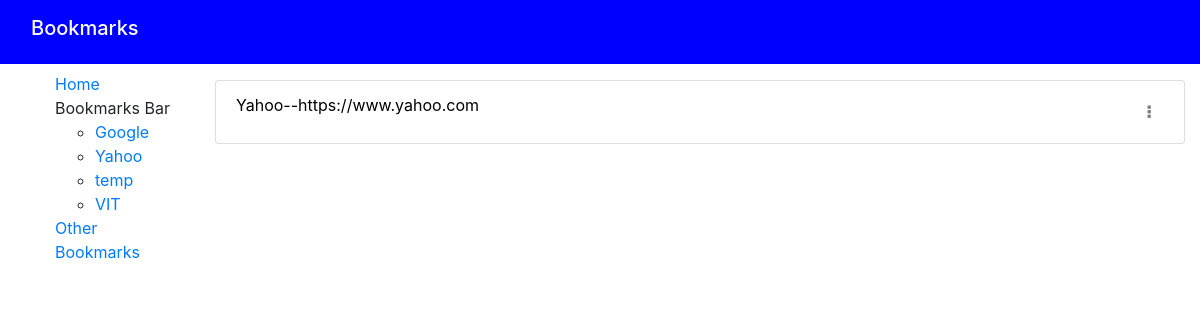
The app's page /bookmarks/folderunknown/, older data.
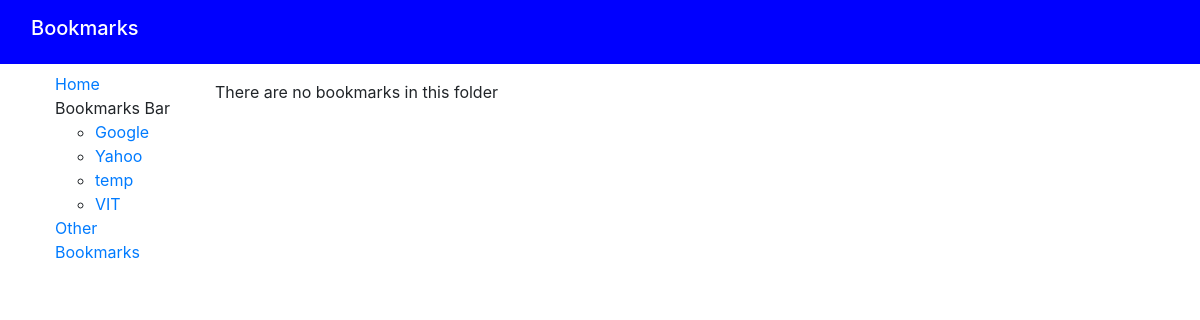
The same page, newer data.
### bookmarksapp/models.py (models this page shows, shortened)
class Folder(models.Model):
    name = models.CharField(max_length=200, help_text='Enter the folder name')

class Bookmarks(models.Model):
    name = models.CharField(max_length=200, help_text='Enter a webpage name')
    url = models.CharField(max_length=200, help_text='Enter a webpage url')
    description = models.CharField(max_length=200, help_text='Enter a webpage description')
    tags = TaggableManager(help_text='Enter webpage tags')
    folder = models.ForeignKey('Folder', on_delete=models.CASCADE, null=True, blank=True)

### bookmarksapp/views.py (the view)
# urls.py: path('folderunknown/', views.FolderListUnknown, name='list-folder-unknown'),
def FolderListUnknown(request):
    folder_list = Folder.objects.all()
    folder = Bookmarks.objects.filter(folder=None)
    context = {
        'folder_list': folder_list,
        'folder': folder,
    }
    return render(request, 'bookmarksapp/list_folder_unknown.html', context=context)

### bookmarksapp/templates/bookmarksapp/list_folder_unknown.html (shortened to what this page needs)
{% extends "base_generic.html" %}
{% block content %}
    {% if folder.all %}
    <ul class="list-group">
    {% for bookmark in folder.all %}
        <li class=" list-group-item flex-column align-items-start"><a style="text-decoration: none; color:black;" onmouseover = "this.style.color = 'blue'" onmouseout = "this.style.color = 'black'"  href="{{ bookmark.url }}" target="_blank">{{ bookmark.name }}--{{ bookmark.url }}
        <div class="dropdown show" style="display: inline-block; float: right;">
          <a class="btn" href="#" role="button" id="dropdownItemLink" data-toggle="dropdown" aria-haspopup="true" aria-expanded="false">
            <i class="fa fa-ellipsis-v" style="color: grey;"></i>
          </a>
        </div>
      </a>
        </li>
    {% endfor %}
    </ul>
  {% else %}
    <p>There are no bookmarks in this folder</p>
  {% endif %}
{% endblock %}

### bookmarksapp/templates/base_generic.html (shortened to what this page needs)
<!DOCTYPE html>
<html lang="en">
<head>
  <link rel="stylesheet" href="https://cdn.jsdelivr.net/npm/bootstrap@4.5.3/dist/css/bootstrap.min.css">
  <link rel="stylesheet" href="https://maxcdn.bootstrapcdn.com/font-awesome/4.4.0/css/font-awesome.min.css">
  <link rel="stylesheet" href="https://cdnjs.cloudflare.com/ajax/libs/font-awesome/4.7.0/css/font-awesome.min.css">
  {% load static %}
  <link rel="stylesheet" href="{% static 'css/styles.css' %}">
</head>
<body>
 <nav class="navbar navbar-expand-lg" style="background-color: blue">
  <div class="container-fluid" >
    <h2 class="navbar-brand" style="color: white;">Bookmarks</h2>
  </div>
</nav>
<div class="container-fluid">
    <div class="row">
      <div class="mysidebar col-sm-2 pt-2">
        <ul class="sidebar-nav" style="list-style-type: none;">
          <li> <a href="{% url 'index' %}">Home</a></li>
          <li>Bookmarks Bar
            <ul>
              {% for folder in folder_list %}
              <li><a href="{% url 'list-folder' folder.id %}">{{ folder.name }}</a></li>
              {% endfor %}
            </ul>
          </li>
          <li> <a href="{% url 'list-folder-unknown' %}">Other Bookmarks</a>
          </li>
        </ul>
      </div>
  <div class="col-sm-10 pt-3">
    {% block content %} {% endblock %}
    </div>
  </div>
</div>
</body>
</html>

Row changes from the older to the newer data that the page shows:
no longer on this page (row edited): Bookmarks: name "Yahoo", url "https://www.yahoo.com"
Text that changed along with them:
text now shown: "There are no bookmarks in this folder"
